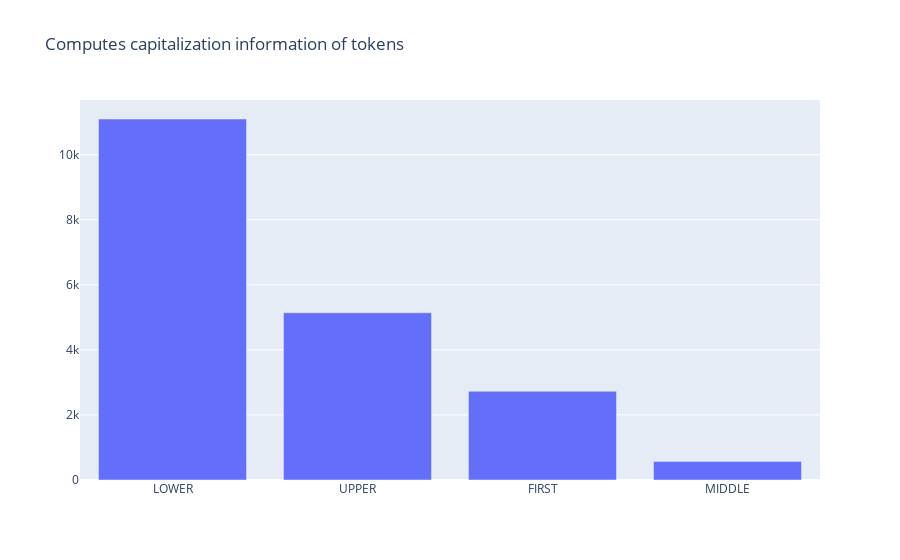

The notebook cell saved with this chart:
### Code cell
from argilla.metrics.token_classification import token_capitalness

token_capitalness(name="spacy_sm_wnut17").visualize()

### Figure 1 — Plotly figure (JSON) as saved in the notebook; plotly's stock layout.template omitted (floating-point values rounded to 4 significant figures)
{"data": [{"type": "bar", "x": ["LOWER", "UPPER", "FIRST", "MIDDLE"], "y": [11095, 5140, 2727, 572]}], "layout": {"autosize": true, "title": {"text": "Computes capitalization information of tokens"}, "xaxis": {"autorange": true, "range": [-0.5, 3.5], "title": {"text": ""}, "type": "category"}, "yaxis": {"autorange": true, "range": [0, 11680.0], "title": {"text": ""}, "type": "linear"}}}
